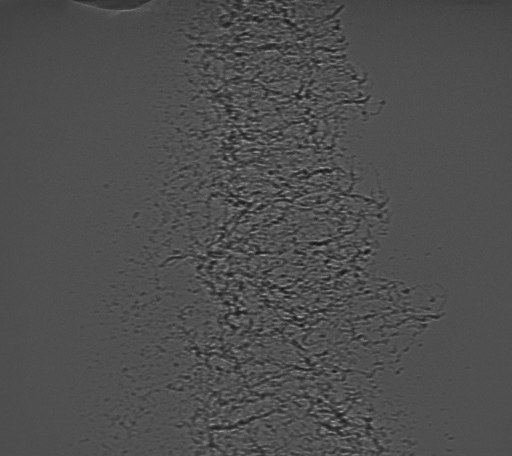
#> input picture individual_developers/jackson/120.tif, 512 x 456 px, found by its file name
$ python segmentedThresholding.py   (older library calls are emulated)
#> lines starting #> are read from the running program, lines starting #| are printed output that depends on the picture; after the words box and inside, x2 and y2 are one past the last pixel; in counts of white or black regions, pixels touching at a corner belong together; long printed decimals are rounded
import cv2
import numpy as np
import matplotlib.pyplot as plt
import os

direct = 'Normalized_BackgroundRemoved/'
file = "120.tif"
img = cv2.imread(direct + file,-1)
#> img is the input picture: shape (456, 512); min 16, max 174, mean 78.5
img_max = img.max()
#> img_max = 174
img_min = img.min()
#> img_min = 16
img_rescaled = 255*((img-img_min)/(img_max-img_min))
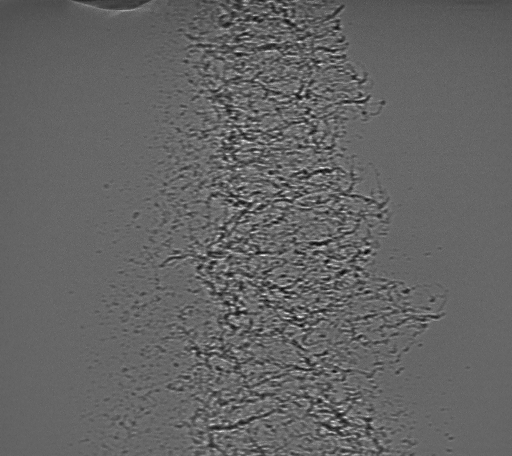
#> img_rescaled: shape (456, 512) float64; min 0, max 255, mean 100.9
img_rescaled = np.array(img_rescaled, dtype = int)


class Shape(object):
    '''
    Shape class: creates a shape object for purposes of saving shape
      contours with a variety of parameters for clustering and analysis
    '''
    def __init__(self, contour):
        self.contour = contour
        self.label = False
        self.getArea()
        self.getApprox()
        self.getBoundary()
        self.getPeri()

    def getPeri(self):
        peri = cv2.arcLength(self.contour, True)
        self.peri = peri

    def getArea(self):
        '''
        Calculate area of shape
        '''
        self.area = cv2.contourArea(self.contour)

    def getApprox(self):
        '''
        Approximate shape as a polygon
        '''
        self.approx = cv2.approxPolyDP(self.contour,0.01*\
                      cv2.arcLength(self.contour,True),True)

    def getBoundary(self):
        '''
        Save location of the shape in the context of the larger image
        '''
        x,y,w,h = cv2.boundingRect(self.contour)
        self.h = h #height
        self.w = w #width
        self.boundary = [y,y+h,x,x+w]

    # [22 lines left out: function crop, not called in this run]

    def pad(self,maxh,maxw):
        self.padded = np.pad(self.cropped,((0, maxh - self.h), \
                      (0, maxw - self.w)), 'constant', constant_values=0)

    # [13 lines left out: functions flatten, setLabel, not called in this run]


def windowFrame(image, rows, columns, save = True):
#> called with rows = 1, columns = 1, save = False
	frames = []
	lenRows, lenColumns = image.shape
#> lenRows = 456; lenColumns = 512
	for i in range(rows):
		for j in range(columns):
			picture = image[int(lenRows / rows) * i: int(lenRows / rows) * (i+1), int(lenColumns / columns) * j: int(lenColumns / columns) * (j+1)]
			frames.append(picture)
#> after the loop, frames = 1 item
	if save:
		os.system('mkdir windowFrames_'+file[0:-4])
		for i in range(len(frames)):
			cv2.imwrite('windowFrames_' +file[0:-4] + "/frame"+str(i)+".tif",frames[i])
	return frames

# [64 lines left out: functions histogram, canny, bilateralFilter, medianFilter, gaussianFilter, averageBlur, not called in this run]

#blur = gaussianFilter(img)
#histogram(blur)

def histogramEqualization(img):
	equ = cv2.equalizeHist(img)
	return equ

# [38 lines left out: functions adaptiveHistogram, laplace, sobelx, sobely, not called in this run]

def multiThresholding(image, kthresh, pixelThresh = False):
	Z = image.reshape((-1,1))
	Z = np.float32(Z)
	criteria = (cv2.TERM_CRITERIA_EPS + cv2.TERM_CRITERIA_MAX_ITER, 10, 1.0) #directly copied from opencv documentation
	ret,label,center=cv2.kmeans(Z,kthresh,None,criteria,10,cv2.KMEANS_RANDOM_CENTERS) #sum of squared errors, labels, greyscale centers
	print(center.flatten())
	#print(ret)
	# Now convert back into uint8, and make original image
	center = np.uint8(center)
	sortedCenters = sorted(center.flatten())
	res = center[label.flatten()]
	kthreshed = res.reshape((image.shape))

	#now threshold the k-means clustered image to only keep the darkest cluster
	if pixelThresh:
		thresh_val = (sortedCenters[1] + sortedCenters[0])/2
		#thresh_val = sortedCenters[0]
		ret,proc = cv2.threshold(image,thresh_val,255,cv2.THRESH_BINARY)

	else:
		thresh_val = sortedCenters[0]
		ret, proc = cv2.threshold(kthreshed,thresh_val,255,cv2.THRESH_BINARY) #greyscale threshold, binary image

	frame_contours = []
	def drawShapes(image_binarized, image):
		'''
		Draw contours onto images
		'''
		contours, hierarchy = cv2.findContours(image_binarized, cv2.RETR_TREE, cv2.CHAIN_APPROX_SIMPLE)
		shapes_image = np.copy(image)
		#change back to RGB for easier visualization
		shapes_image = cv2.cvtColor(shapes_image, cv2.COLOR_GRAY2RGB)
		shapes_image = cv2.drawContours(shapes_image, contours, -1, (255,0,0), 1)
		return shapes_image

	contourImage = drawShapes(proc, image)
	return proc, contourImage


def segmentedThresholding(img, rows, columns, kthresh, filter = None, save = False, pixelThresh = False):
	frames = windowFrame(img, rows, columns, save)
#> frames = 1 item
	frames_contours = []

	for i in range(len(frames)):
		filteredFrame = frames[i]
		if filter != None:
			for fil in filter:
				filteredFrame = fil(filteredFrame)
		frame_shapes, contourImage = multiThresholding(filteredFrame, kthresh, pixelThresh = pixelThresh)
		frames_contours.append(frame_shapes)
#> this loop made 1 pass
#> (criteria in multiThresholding, center in multiThresholding, sortedCenters in multiThresholding, thresh_val in multiThresholding) on pass 1: ((3, 10, 1), [98, 60, 78], [60, 78, 98], 60)
#| [98.329  60.415 78.875]
#> pass 1, in multiThresholding, `ret, proc = cv2.threshold(kthreshed,thresh_val,255,cv2.THRESH_BINARY)`:
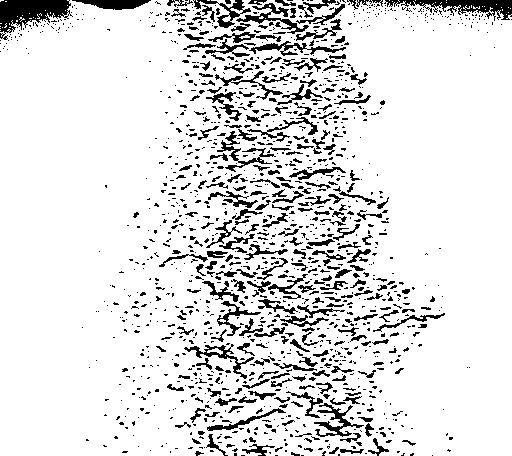
#> proc: shape (456, 512); 87.7% white; 1407 black regions (1136 under 20 px)
#> pass 1, in drawShapes, `shapes_image = cv2.drawContours(shapes_image, contours, -1, (255,0,0),..`:
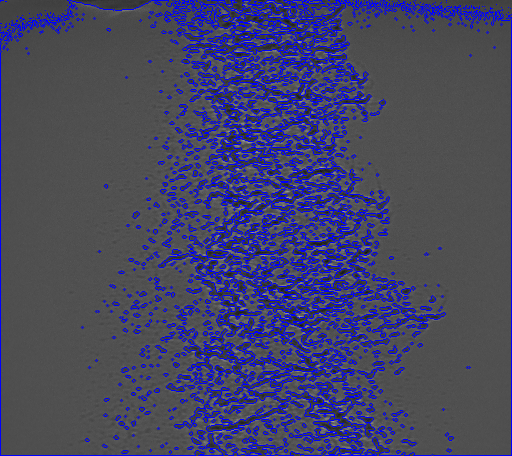
#> shapes_image: shape (456, 512, 3); mean B, G, R 99.3, 69.2, 69.2
#> after the loop, frames_contours = 1 item
		#histogram(framesi[], show = False, save = 'frame' + str(i))

	if save:
		os.system('mkdir frameContours_'+file[0:-4])
		for i in range(len(frames_contours)):
			cv2.imwrite('frameContours_' +file[0:-4] + "/frame"+str(i)+".tif",frames_contours[i])

	#recombines segmented binary files into single binary image
	i = 0
	while i < (len(frames_contours)):
		for j in range(columns):
			if j == 0:
				buildingRow = frames_contours[i]
				continue
			if (j+1) <= columns:
				buildingRow = np.hstack((buildingRow, frames_contours[i+j]))

		if i ==0:
			buildingColumn = buildingRow.copy()
		else:
			buildingColumn = np.vstack((buildingColumn, buildingRow))

		i += columns
#> this loop made 1 pass
#> i on pass 1: 1
#> after the loop, i = 1


	def drawShapes(image_binarized, image):
		'''
		Draw contours onto images
		'''

		#image_binarized = cv2.bitwise_not(image_binarized) #switch binary colors?

		contours, hierarchy = cv2.findContours(image_binarized, cv2.RETR_TREE, cv2.CHAIN_APPROX_SIMPLE)
#> contours = 1741 contours, 1319 with area under 20; largest, box (x1, y1, x2, y2) and area: (0, 0, 512, 456) 227760, (313, 402, 365, 438) 670, (183, 344, 255, 380) 601, (235, 11, 310, 35) 477, (216, 300, 262, 337) 430
		shapes_image = np.copy(image)

		#change back to RGB for easier visualization
		shapes_image = cv2.cvtColor(shapes_image, cv2.COLOR_GRAY2RGB)
		shapes_image = cv2.drawContours(shapes_image, contours, -1, (255,0,0), 1)
		return shapes_image, contours

	allContours, contours = drawShapes(buildingColumn, img)
	return buildingColumn, allContours, contours

# [14 lines left out: function imagePad, not called in this run]

def getContours():
	binaryImage, image, contours = segmentedThresholding(img, 1, 1, 3, filter = None, pixelThresh = False, save = False)
	return img, binaryImage, image, contours
"""
segmentedThresholding Function:

Arguments:
	8bit Image File
	# of Rows to be windowframed
	# of Columns to be windowframed
	# of k-means centers
	Filters to be sequentially applied, with the names of the filtering functions stored in a list (in order of filters to be applied). If None, no filter is used.
	pixelThresh: If True, thresholds based on the average greyscale value of the two darkest k-means. If False, thresholds by condidering the pixels assigned to the darkest k-means cluster.

Returns: binary image, image with contours
"""

def main():
	#image = canny(img)
	binaryImage, image, contours = segmentedThresholding(img, 1, 1, 3, filter = None, pixelThresh = False, save = False)
	# [4 lines of commented-out code are left out]
	plt.imshow(image, cmap = 'gray')
	plt.show()

	plt.imshow(binaryImage[8:21, 241:288], cmap = 'gray')#image[8:21, 241:288]
	plt.show()
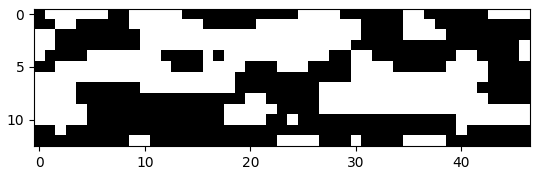
#> figure drawn by matplotlib, 1 panel

	for i in range(len(contours)):
		shape = Shape(contours[i])
		if shape.boundary[0] == 8 and shape.boundary[1] == 21:#.area >100 and shape.area < 110: #>200
			choose = i
			break
#> this loop made 1741 passes

#> (the run stopped early here; a loop or call above may not have finished)
